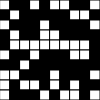
Frame 1 (no input)
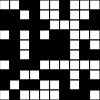
Frame 60 (no input)
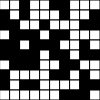
Frame 120 (the mouse pressed at the canvas centre since frame 60)

The p5.js sketch that drew these frames (run headless with seeded random() and noise() and a simulated clock; from frame 60 on, the mouse is pressed at the canvas centre):

// p5.js sketch
// ── sketch.js
let tileSize = 10;
let bestLevel = null;

function setup() {
    createCanvas(100, 100);

    levelWidth = width / tileSize;
    levelHeight = height / tileSize;
    // let levelWidth = width / tileSize;
    // let levelHeight = height / tileSize;
    ga = new GeneticAlgorithm(100, levelWidth * levelHeight, symFunction);
    // let bestInd = ga.evolve(1);
    // for (let ind of ga.population) {
    //     console.log(ind);
    // }
    // bestLevel = genToPhen(bestInd.gens, levelWidth, levelHeight);
}

function draw() {
    background(80);

    let bestInd = ga.evolve();
    bestLevel = genToPhen(bestInd.gens, levelWidth, levelHeight);
    // console.log(bestInd);

    for (let i = 0; i < levelWidth; i++) {
        for (let j = 0; j < levelHeight; j++) {
            if (bestLevel[i][j] == 1) {
                fill(0);
            } else if (bestLevel[i][j] == 0) {
                fill(255);
            }
            rect(j * tileSize, i * tileSize, tileSize, tileSize);

        }
    }
}

// Create a level of size (w, h) from a ga individual (1D array)
function genToPhen(individual, w, h) {
    let level = new Array(w);
    for (let i = 0; i < h; i++) {
        level[i] = new Array(h);
    }

    // Reshape a 1D individual onto a 2D level of size(w,h)
    for (let i = 0; i < individual.length; i++) {
        let x = i % w;
        let y = int(i / w);

        level[x][y] = individual[i];
    }
    return level;
}

function symFunction(individual) {
    let level = genToPhen(individual, levelWidth, levelHeight);

    let w = levelWidth;
    let h = levelHeight;

    let simmetry = 0;
    for (let i = 0; i < ceil(w / 2); i++) {
        for (let j = 0; j < ceil(h / 2); j++) {
            simmetry += abs(level[i][j] - level[w - i - 1][j])
            simmetry += abs(level[i][j] - level[i][h - j - 1])
            simmetry += abs(level[i][j] - level[w - i - 1][h - j - 1])
        }
    }

    return (w * h) - simmetry;
}

// ── ga.js
class Individual {
    constructor(indSize) {
        this.indSize = indSize;
        this.gens = new Array(indSize);
        this.fitness = 0;

        this.init();
    }

    init() {
        for (let i = 0; i < this.indSize; i++) {
            this.gens[i] = int(random(2));
        }
    }
}

class GeneticAlgorithm {
    constructor(popSize, indSize, fitFunction) {
        this.popSize = popSize;
        this.indSize = indSize;
        this.fitFunction = fitFunction
        this.init();
    }

    init() {
        this.population = new Array(this.popSize);
        for (let i = 0; i < this.popSize; i++) {
            // initialize individual i randomly
            this.population[i] = new Individual(this.indSize);
        }
    }

    evolve(n) {
        // for (let i = 0; i < n; i++) {
        //     this.evaluate();
        //     this.select();
        // }
        this.evaluate();

        let matingPool = this.select();
        let newPopulation = this.reproduce(matingPool);
        this.mutate(newPopulation);

        this.population = newPopulation;

        this.evaluate();
        return this.best();
    }

    evaluate() {
        for (let i = 0; i < this.popSize; i++) {
            let individual = this.population[i];
            individual.fitness = this.fitFunction(individual.gens);
        }
    }

    select() {
        let matingPool = new Array();

        // Select this.popSize individual to be the parents
        for (let i = 0; i < this.popSize; i++) {
            let survivor = this.rouletteWheel();
            matingPool.push(survivor);
        }
        return matingPool;
    }

    rouletteWheel() {
        let totalFitness = 0;
        for (let i = 0; i < this.popSize; i++) {
            totalFitness += this.population[i].fitness;
        }
        for (let i = 0; i < this.popSize; i++) {
            // let result = map(this.population[i].fitness, 0, totalFitnes, 0, 1);
            this.population[i].fitness /= totalFitness;
        }

        // sum up all fitnesses to 1
        let r = random();
        let fitnessSoFar = 0;
        for (let i = 0; i < this.popSize; i++) {
            fitnessSoFar += this.population[i].fitness;
            if (r < fitnessSoFar) {
                return this.population[i];
            }

        }
        return this.population[this.population.length - 1];
    }

    reproduce(matingPool) {
        let newPopulation = new Array(this.popSize);

        for (let i = 0; i < this.popSize; i++) {
            let a = int(random(this.popSize));
            let b = int(random(this.popSize));

            newPopulation[i] = this.crossover(matingPool[a], matingPool[b]);
        }

        return newPopulation;
    }

    crossover(parentA, parentB) {
        let child = new Individual(this.indSize);

        let midPoint = int(random(this.indSize));
        for (let i = 0; i < this.indSize; i++) {
            if (i < midPoint) {
                child.gens[i] = parentA.gens[i];
            }
            else {
                child.gens[i] = parentB.gens[i];
            }
        }

        return child;
    }

    mutate(newPopulation) {
        for (let i = 0; i < this.popSize; i++) {
            for (let j = 0; j < this.indSize; j++) {
                if (random() < this.mutationRate) {
                    newPopulation[i].gens[j] = int(random(2));
                }
            }
        }
    }

    best() {
        let max = -1;
        let bix = 0;

        for (let i = 0; i < this.popSize; i++) {
            if (this.population[i].fitness > max) {
                max = this.population[i].fitness;
                bix = i;
            }
        }

        return this.population[bix];
    }
}

// function symFunction(individual) {
//     let level = genToPhen(individual, levelW, levelH);

//     let w = levelW;
//     let h = levelH;

//     let simmtry = 0;
//     for (let i = 0; i < ceil(w / 2); i++) {
//         for (let j = 0; j < ceil(h / 2); j++) {
//             simmetry += abs(level[i][j] - level[w - i - 1][j]);
//             simmetry += abs(level[i][j] - level[i][h - j - 1]);
//             simmetry += abs(level[i][j] - level[w - i - 1][h - j - 1]);
//         }
//     }

//     return ((w * h) - simmetry);
// }
